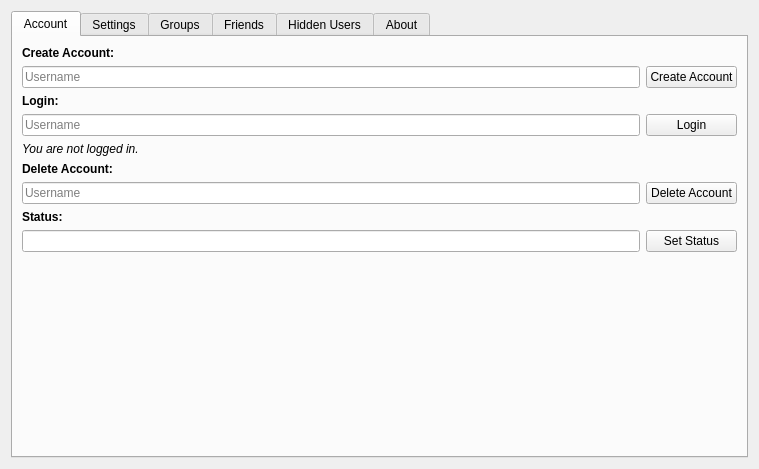
<?xml version="1.0" encoding="UTF-8"?>
<ui version="4.0">
 <class>Dialog</class>
 <widget class="QDialog" name="Dialog">
  <property name="geometry">
   <rect>
    <x>0</x>
    <y>0</y>
    <width>759</width>
    <height>469</height>
   </rect>
  </property>
  <property name="sizePolicy">
   <sizepolicy hsizetype="Minimum" vsizetype="Minimum">
    <horstretch>0</horstretch>
    <verstretch>0</verstretch>
   </sizepolicy>
  </property>
  <property name="windowTitle">
   <string>Leaderboard Config</string>
  </property>
  <property name="windowIcon">
   <iconset resource="icons.qrc">
    <normaloff>:/person/icons/person.png</normaloff>:/person/icons/person.png</iconset>
  </property>
  <property name="locale">
   <locale language="English" country="UnitedStates"/>
  </property>
  <layout class="QGridLayout" name="gridLayout_6">
   <item row="0" column="0">
    <widget class="QTabWidget" name="tabWidget">
     <property name="sizePolicy">
      <sizepolicy hsizetype="MinimumExpanding" vsizetype="MinimumExpanding">
       <horstretch>0</horstretch>
       <verstretch>0</verstretch>
      </sizepolicy>
     </property>
     <property name="currentIndex">
      <number>0</number>
     </property>
     <widget class="QWidget" name="tabAccount">
      <attribute name="title">
       <string>Account</string>
      </attribute>
      <layout class="QGridLayout" name="gridLayout_2">
       <item row="0" column="0">
        <layout class="QGridLayout" name="gl1">
         <item row="6" column="1">
          <widget class="QPushButton" name="delete_button">
           <property name="text">
            <string>Delete Account</string>
           </property>
           <property name="autoDefault">
            <bool>false</bool>
           </property>
          </widget>
         </item>
         <item row="0" column="0">
          <widget class="QLabel" name="create_info">
           <property name="font">
            <font>
             <weight>75</weight>
             <bold>true</bold>
            </font>
           </property>
           <property name="text">
            <string>Create Account:</string>
           </property>
          </widget>
         </item>
         <item row="2" column="0">
          <widget class="QLabel" name="login_info">
           <property name="font">
            <font>
             <weight>75</weight>
             <bold>true</bold>
            </font>
           </property>
           <property name="text">
            <string>Login:</string>
           </property>
          </widget>
         </item>
         <item row="3" column="0">
          <widget class="QLineEdit" name="login_username">
           <property name="text">
            <string/>
           </property>
           <property name="placeholderText">
            <string>Username</string>
           </property>
          </widget>
         </item>
         <item row="1" column="0">
          <widget class="QLineEdit" name="create_username">
           <property name="text">
            <string/>
           </property>
           <property name="maxLength">
            <number>15</number>
           </property>
           <property name="placeholderText">
            <string>Username</string>
           </property>
          </widget>
         </item>
         <item row="3" column="1">
          <widget class="QPushButton" name="login_button">
           <property name="text">
            <string>Login</string>
           </property>
           <property name="autoDefault">
            <bool>false</bool>
           </property>
           <property name="default">
            <bool>false</bool>
           </property>
          </widget>
         </item>
         <item row="8" column="1">
          <widget class="QPushButton" name="statusButton">
           <property name="toolTip">
            <string/>
           </property>
           <property name="text">
            <string>Set Status</string>
           </property>
           <property name="checkable">
            <bool>false</bool>
           </property>
           <property name="checked">
            <bool>false</bool>
           </property>
           <property name="autoDefault">
            <bool>false</bool>
           </property>
          </widget>
         </item>
         <item row="5" column="0">
          <widget class="QLabel" name="delete_info">
           <property name="font">
            <font>
             <weight>75</weight>
             <bold>true</bold>
             <underline>false</underline>
            </font>
           </property>
           <property name="text">
            <string>Delete Account:</string>
           </property>
          </widget>
         </item>
         <item row="7" column="0">
          <widget class="QLabel" name="label">
           <property name="font">
            <font>
             <weight>75</weight>
             <bold>true</bold>
            </font>
           </property>
           <property name="text">
            <string>Status:</string>
           </property>
          </widget>
         </item>
         <item row="6" column="0">
          <widget class="QLineEdit" name="delete_username">
           <property name="text">
            <string/>
           </property>
           <property name="placeholderText">
            <string>Username</string>
           </property>
          </widget>
         </item>
         <item row="4" column="0">
          <widget class="QLabel" name="login_info_2">
           <property name="font">
            <font>
             <italic>true</italic>
            </font>
           </property>
           <property name="text">
            <string>You are not logged in.</string>
           </property>
          </widget>
         </item>
         <item row="1" column="1">
          <widget class="QPushButton" name="create_button">
           <property name="text">
            <string>Create Account</string>
           </property>
           <property name="autoDefault">
            <bool>false</bool>
           </property>
           <property name="default">
            <bool>false</bool>
           </property>
          </widget>
         </item>
         <item row="8" column="0">
          <widget class="QLineEdit" name="statusMsg">
           <property name="maxLength">
            <number>280</number>
           </property>
          </widget>
         </item>
        </layout>
       </item>
       <item row="1" column="0">
        <spacer name="verticalSpacer_2">
         <property name="orientation">
          <enum>Qt::Vertical</enum>
         </property>
         <property name="sizeType">
          <enum>QSizePolicy::MinimumExpanding</enum>
         </property>
         <property name="sizeHint" stdset="0">
          <size>
           <width>20</width>
           <height>0</height>
          </size>
         </property>
        </spacer>
       </item>
      </layout>
     </widget>
     <widget class="QWidget" name="tabSettings">
      <attribute name="title">
       <string>Settings</string>
      </attribute>
      <layout class="QGridLayout" name="gridLayout_9">
       <item row="1" column="0" rowspan="2" colspan="2">
        <widget class="QGroupBox" name="groupBox">
         <property name="title">
          <string>Home screen</string>
         </property>
         <layout class="QHBoxLayout" name="horizontalLayout_2">
          <item>
           <layout class="QVBoxLayout" name="verticalLayout">
            <item>
             <widget class="QCheckBox" name="LB_DeckBrowser">
              <property name="text">
               <string>Show leaderboard on home screen (only works with Anki 2.1.20+)</string>
              </property>
             </widget>
            </item>
            <item>
             <widget class="QCheckBox" name="lb_focus">
              <property name="text">
               <string>Focus on user</string>
              </property>
             </widget>
            </item>
            <item>
             <layout class="QHBoxLayout" name="horizontalLayout">
              <item>
               <widget class="QLabel" name="maxUsers_Label">
                <property name="text">
                 <string>Maximum number of users on home screen leaderboard:</string>
                </property>
               </widget>
              </item>
              <item>
               <widget class="QSpinBox" name="maxUsers">
                <property name="maximum">
                 <number>99999</number>
                </property>
               </widget>
              </item>
             </layout>
            </item>
           </layout>
          </item>
         </layout>
        </widget>
       </item>
       <item row="0" column="0" colspan="2">
        <widget class="QGroupBox" name="groupBox_5">
         <property name="title">
          <string>General</string>
         </property>
         <layout class="QGridLayout" name="gridLayout_8">
          <item row="0" column="0">
           <widget class="QComboBox" name="country">
            <item>
             <property name="text">
              <string>Country</string>
             </property>
            </item>
           </widget>
          </item>
          <item row="1" column="0">
           <layout class="QGridLayout" name="gl3">
            <item row="0" column="1">
             <widget class="QSpinBox" name="newday">
              <property name="sizePolicy">
               <sizepolicy hsizetype="Fixed" vsizetype="Fixed">
                <horstretch>0</horstretch>
                <verstretch>0</verstretch>
               </sizepolicy>
              </property>
              <property name="maximum">
               <number>23</number>
              </property>
             </widget>
            </item>
            <item row="2" column="1" colspan="2">
             <widget class="QComboBox" name="Default_Tab">
              <item>
               <property name="text">
                <string>Global</string>
               </property>
              </item>
              <item>
               <property name="text">
                <string>Friends</string>
               </property>
              </item>
              <item>
               <property name="text">
                <string>Country</string>
               </property>
              </item>
              <item>
               <property name="text">
                <string>Group</string>
               </property>
              </item>
              <item>
               <property name="text">
                <string>League</string>
               </property>
              </item>
             </widget>
            </item>
            <item row="1" column="0">
             <widget class="QLabel" name="sortby_label">
              <property name="text">
               <string>Sort by:</string>
              </property>
             </widget>
            </item>
            <item row="1" column="1" colspan="2">
             <widget class="QComboBox" name="sortby">
              <item>
               <property name="text">
                <string>Reviews</string>
               </property>
              </item>
              <item>
               <property name="text">
                <string>Time</string>
               </property>
              </item>
              <item>
               <property name="text">
                <string>Streak</string>
               </property>
              </item>
              <item>
               <property name="text">
                <string>Reviews past 31 days</string>
               </property>
              </item>
              <item>
               <property name="text">
                <string>Retention</string>
               </property>
              </item>
             </widget>
            </item>
            <item row="0" column="2">
             <widget class="QLabel" name="next_day_info2">
              <property name="text">
               <string>hours past midnight</string>
              </property>
             </widget>
            </item>
            <item row="0" column="0">
             <widget class="QLabel" name="next_day_info1">
              <property name="sizePolicy">
               <sizepolicy hsizetype="Fixed" vsizetype="Preferred">
                <horstretch>0</horstretch>
                <verstretch>0</verstretch>
               </sizepolicy>
              </property>
              <property name="text">
               <string>Next day starts</string>
              </property>
             </widget>
            </item>
            <item row="2" column="0">
             <widget class="QLabel" name="Defaul_Tab_Label">
              <property name="text">
               <string>Default Leaderboard:</string>
              </property>
             </widget>
            </item>
           </layout>
          </item>
          <item row="2" column="0">
           <widget class="QCheckBox" name="scroll">
            <property name="text">
             <string>Automatically scroll to user</string>
            </property>
           </widget>
          </item>
          <item row="3" column="0">
           <widget class="QCheckBox" name="refresh">
            <property name="enabled">
             <bool>true</bool>
            </property>
            <property name="text">
             <string>Refresh the Leaderboard every two minutes (beta, only for Anki 2.1.24+)
Sorting will be disabled</string>
            </property>
           </widget>
          </item>
          <item row="4" column="0">
           <widget class="QCheckBox" name="autosync">
            <property name="text">
             <string>Sync when deck is finished (only works with Anki 2.1.20+)</string>
            </property>
           </widget>
          </item>
          <item row="5" column="0">
           <widget class="QCheckBox" name="medals">
            <property name="text">
             <string>Show league medals next to username</string>
            </property>
           </widget>
          </item>
         </layout>
        </widget>
       </item>
       <item row="3" column="0">
        <spacer name="verticalSpacer_3">
         <property name="orientation">
          <enum>Qt::Vertical</enum>
         </property>
         <property name="sizeType">
          <enum>QSizePolicy::MinimumExpanding</enum>
         </property>
         <property name="sizeHint" stdset="0">
          <size>
           <width>20</width>
           <height>0</height>
          </size>
         </property>
        </spacer>
       </item>
      </layout>
     </widget>
     <widget class="QWidget" name="tabGroup">
      <attribute name="title">
       <string>Groups</string>
      </attribute>
      <layout class="QGridLayout" name="gridLayout_7">
       <item row="0" column="0" rowspan="2">
        <widget class="QGroupBox" name="groupBox_2">
         <property name="title">
          <string>Join/Leave group</string>
         </property>
         <layout class="QVBoxLayout" name="verticalLayout_7">
          <item>
           <layout class="QVBoxLayout" name="verticalLayout_5">
            <item>
             <widget class="QComboBox" name="subject">
              <item>
               <property name="text">
                <string>Join a group</string>
               </property>
              </item>
             </widget>
            </item>
            <item>
             <widget class="QLabel" name="join_pwd_label">
              <property name="text">
               <string>If it's a private group, please enter the password:</string>
              </property>
             </widget>
            </item>
            <item>
             <widget class="QLineEdit" name="joinPwd">
              <property name="echoMode">
               <enum>QLineEdit::Password</enum>
              </property>
              <property name="clearButtonEnabled">
               <bool>false</bool>
              </property>
             </widget>
            </item>
            <item>
             <widget class="QPushButton" name="joinGroup">
              <property name="text">
               <string>Join group</string>
              </property>
              <property name="autoDefault">
               <bool>false</bool>
              </property>
             </widget>
            </item>
            <item>
             <widget class="QListWidget" name="group_list">
              <property name="editTriggers">
               <set>QAbstractItemView::NoEditTriggers</set>
              </property>
              <property name="selectionMode">
               <enum>QAbstractItemView::SingleSelection</enum>
              </property>
             </widget>
            </item>
            <item>
             <widget class="QPushButton" name="leaveGroup">
              <property name="text">
               <string>Leave group</string>
              </property>
              <property name="autoDefault">
               <bool>false</bool>
              </property>
             </widget>
            </item>
           </layout>
          </item>
         </layout>
        </widget>
       </item>
       <item row="0" column="1">
        <widget class="QGroupBox" name="groupBox_3">
         <property name="title">
          <string>Request new group</string>
         </property>
         <layout class="QVBoxLayout" name="verticalLayout_8">
          <item>
           <layout class="QGridLayout" name="gridLayout">
            <item row="5" column="0">
             <widget class="QLabel" name="new_repeat_pwd_label">
              <property name="text">
               <string>Repeat password:</string>
              </property>
             </widget>
            </item>
            <item row="3" column="0">
             <widget class="QLabel" name="label_2">
              <property name="text">
               <string>E-Mail address:</string>
              </property>
             </widget>
            </item>
            <item row="4" column="1">
             <widget class="QLineEdit" name="newPwd">
              <property name="echoMode">
               <enum>QLineEdit::Password</enum>
              </property>
              <property name="placeholderText">
               <string>optional</string>
              </property>
             </widget>
            </item>
            <item row="5" column="1">
             <widget class="QLineEdit" name="newRepeat">
              <property name="echoMode">
               <enum>QLineEdit::Password</enum>
              </property>
              <property name="placeholderText">
               <string/>
              </property>
             </widget>
            </item>
            <item row="4" column="0">
             <widget class="QLabel" name="new_pwd_label">
              <property name="text">
               <string>Password:</string>
              </property>
             </widget>
            </item>
            <item row="0" column="0" rowspan="3" colspan="2">
             <widget class="QLineEdit" name="newGroup">
              <property name="placeholderText">
               <string>Group name</string>
              </property>
             </widget>
            </item>
            <item row="3" column="1">
             <widget class="QLineEdit" name="mailGroup">
              <property name="placeholderText">
               <string>optional</string>
              </property>
             </widget>
            </item>
            <item row="6" column="0" colspan="2">
             <widget class="QPushButton" name="add_newGroup">
              <property name="text">
               <string>Request group</string>
              </property>
              <property name="checkable">
               <bool>false</bool>
              </property>
              <property name="checked">
               <bool>false</bool>
              </property>
              <property name="autoDefault">
               <bool>false</bool>
              </property>
             </widget>
            </item>
           </layout>
          </item>
         </layout>
        </widget>
       </item>
       <item row="1" column="1">
        <widget class="QGroupBox" name="groupBox_4">
         <property name="title">
          <string>Manage groups</string>
         </property>
         <layout class="QVBoxLayout" name="verticalLayout_9">
          <item>
           <layout class="QGridLayout" name="gridLayout_4">
            <item row="4" column="1">
             <widget class="QLineEdit" name="manage_newRepeat">
              <property name="text">
               <string/>
              </property>
              <property name="echoMode">
               <enum>QLineEdit::Password</enum>
              </property>
              <property name="placeholderText">
               <string/>
              </property>
             </widget>
            </item>
            <item row="5" column="0">
             <widget class="QLabel" name="addAdmin_Label">
              <property name="text">
               <string>Add admin:</string>
              </property>
             </widget>
            </item>
            <item row="4" column="0">
             <widget class="QLabel" name="new_repeat_pwd_label_2">
              <property name="text">
               <string>Repeat password:</string>
              </property>
             </widget>
            </item>
            <item row="0" column="0" colspan="2">
             <widget class="QComboBox" name="manageGroup">
              <item>
               <property name="text">
                <string>Select a group you're an admin of</string>
               </property>
              </item>
             </widget>
            </item>
            <item row="2" column="1">
             <widget class="QLineEdit" name="manage_newPwd">
              <property name="text">
               <string/>
              </property>
              <property name="echoMode">
               <enum>QLineEdit::Password</enum>
              </property>
              <property name="placeholderText">
               <string/>
              </property>
             </widget>
            </item>
            <item row="1" column="0">
             <widget class="QLabel" name="manage_old_label">
              <property name="text">
               <string>Old password:</string>
              </property>
             </widget>
            </item>
            <item row="2" column="0">
             <widget class="QLabel" name="new_pwd_label_2">
              <property name="text">
               <string>New password</string>
              </property>
             </widget>
            </item>
            <item row="1" column="1">
             <widget class="QLineEdit" name="oldPwd">
              <property name="text">
               <string/>
              </property>
              <property name="echoMode">
               <enum>QLineEdit::Password</enum>
              </property>
              <property name="placeholderText">
               <string>leave empty if it's currently not password protected</string>
              </property>
             </widget>
            </item>
            <item row="6" column="0" colspan="2">
             <widget class="QPushButton" name="manageSave">
              <property name="text">
               <string>Save</string>
              </property>
              <property name="autoDefault">
               <bool>false</bool>
              </property>
             </widget>
            </item>
            <item row="5" column="1">
             <widget class="QLineEdit" name="newAdmin"/>
            </item>
           </layout>
          </item>
         </layout>
        </widget>
       </item>
       <item row="2" column="0" colspan="2">
        <spacer name="verticalSpacer_4">
         <property name="orientation">
          <enum>Qt::Vertical</enum>
         </property>
         <property name="sizeType">
          <enum>QSizePolicy::MinimumExpanding</enum>
         </property>
         <property name="sizeHint" stdset="0">
          <size>
           <width>20</width>
           <height>0</height>
          </size>
         </property>
        </spacer>
       </item>
      </layout>
     </widget>
     <widget class="QWidget" name="tabFriends">
      <attribute name="title">
       <string>Friends</string>
      </attribute>
      <layout class="QGridLayout" name="gridLayout_5">
       <item row="0" column="0">
        <layout class="QGridLayout" name="gl4">
         <item row="3" column="0">
          <widget class="QListWidget" name="friends_list">
           <property name="styleSheet">
            <string notr="true"/>
           </property>
           <property name="editTriggers">
            <set>QAbstractItemView::NoEditTriggers</set>
           </property>
           <property name="selectionMode">
            <enum>QAbstractItemView::SingleSelection</enum>
           </property>
           <property name="selectionBehavior">
            <enum>QAbstractItemView::SelectItems</enum>
           </property>
          </widget>
         </item>
         <item row="1" column="0">
          <widget class="QLineEdit" name="friend_username">
           <property name="text">
            <string/>
           </property>
           <property name="placeholderText">
            <string>Friend</string>
           </property>
          </widget>
         </item>
         <item row="3" column="1">
          <layout class="QVBoxLayout" name="vl1">
           <item>
            <widget class="QPushButton" name="remove_friend_button">
             <property name="text">
              <string>Remove</string>
             </property>
             <property name="autoDefault">
              <bool>false</bool>
             </property>
            </widget>
           </item>
           <item>
            <widget class="QPushButton" name="import_friends">
             <property name="text">
              <string>Import</string>
             </property>
             <property name="autoDefault">
              <bool>false</bool>
             </property>
            </widget>
           </item>
           <item>
            <widget class="QPushButton" name="export_friends">
             <property name="text">
              <string>Export</string>
             </property>
             <property name="autoDefault">
              <bool>false</bool>
             </property>
            </widget>
           </item>
           <item>
            <spacer name="verticalSpacer">
             <property name="orientation">
              <enum>Qt::Vertical</enum>
             </property>
             <property name="sizeHint" stdset="0">
              <size>
               <width>20</width>
               <height>40</height>
              </size>
             </property>
            </spacer>
           </item>
          </layout>
         </item>
         <item row="1" column="1">
          <widget class="QPushButton" name="add_friends_button">
           <property name="text">
            <string>Add</string>
           </property>
           <property name="autoDefault">
            <bool>false</bool>
           </property>
          </widget>
         </item>
         <item row="2" column="0">
          <widget class="QLabel" name="friend_list_info">
           <property name="text">
            <string>Your friends:</string>
           </property>
          </widget>
         </item>
         <item row="0" column="0">
          <widget class="QLabel" name="add_friend_info">
           <property name="text">
            <string>Add friend:</string>
           </property>
          </widget>
         </item>
        </layout>
       </item>
      </layout>
     </widget>
     <widget class="QWidget" name="tabHiddenUsers">
      <attribute name="title">
       <string>Hidden Users</string>
      </attribute>
      <layout class="QGridLayout" name="gridLayout_3">
       <item row="0" column="0">
        <layout class="QVBoxLayout" name="verticalLayout_4">
         <item>
          <widget class="QListWidget" name="hiddenUsers"/>
         </item>
         <item>
          <widget class="QPushButton" name="unhideButton">
           <property name="text">
            <string>Unhide</string>
           </property>
          </widget>
         </item>
        </layout>
       </item>
      </layout>
     </widget>
     <widget class="QWidget" name="tabAbout">
      <attribute name="title">
       <string>About</string>
      </attribute>
      <layout class="QVBoxLayout" name="verticalLayout_2">
       <item>
        <widget class="QTextBrowser" name="about_text">
         <property name="styleSheet">
          <string notr="true">QTextEdit
{
    border: 0;
}</string>
         </property>
         <property name="openExternalLinks">
          <bool>true</bool>
         </property>
        </widget>
       </item>
      </layout>
     </widget>
    </widget>
   </item>
  </layout>
 </widget>
 <tabstops>
  <tabstop>create_username</tabstop>
  <tabstop>create_button</tabstop>
  <tabstop>login_username</tabstop>
  <tabstop>login_button</tabstop>
  <tabstop>delete_username</tabstop>
  <tabstop>delete_button</tabstop>
  <tabstop>statusMsg</tabstop>
  <tabstop>statusButton</tabstop>
  <tabstop>country</tabstop>
  <tabstop>newday</tabstop>
  <tabstop>sortby</tabstop>
  <tabstop>Default_Tab</tabstop>
  <tabstop>scroll</tabstop>
  <tabstop>refresh</tabstop>
  <tabstop>autosync</tabstop>
  <tabstop>LB_DeckBrowser</tabstop>
  <tabstop>lb_focus</tabstop>
  <tabstop>maxUsers</tabstop>
  <tabstop>subject</tabstop>
  <tabstop>joinPwd</tabstop>
  <tabstop>joinGroup</tabstop>
  <tabstop>newGroup</tabstop>
  <tabstop>mailGroup</tabstop>
  <tabstop>newPwd</tabstop>
  <tabstop>newRepeat</tabstop>
  <tabstop>add_newGroup</tabstop>
  <tabstop>manageGroup</tabstop>
  <tabstop>oldPwd</tabstop>
  <tabstop>manage_newPwd</tabstop>
  <tabstop>manage_newRepeat</tabstop>
  <tabstop>newAdmin</tabstop>
  <tabstop>manageSave</tabstop>
  <tabstop>friend_username</tabstop>
  <tabstop>add_friends_button</tabstop>
  <tabstop>friends_list</tabstop>
  <tabstop>remove_friend_button</tabstop>
  <tabstop>import_friends</tabstop>
  <tabstop>export_friends</tabstop>
  <tabstop>hiddenUsers</tabstop>
  <tabstop>unhideButton</tabstop>
  <tabstop>about_text</tabstop>
 </tabstops>
 <resources>
  <include location="icons.qrc"/>
 </resources>
 <connections/>
</ui>
